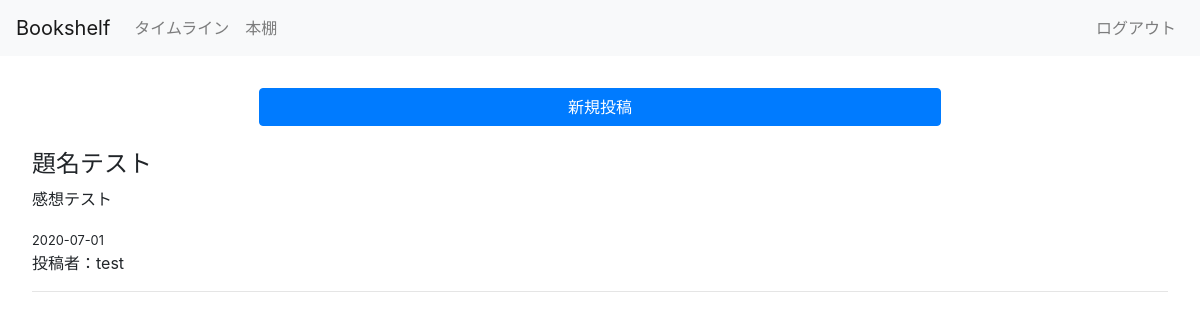
/post/ (signed in), run on an earlier commit of the app's database.
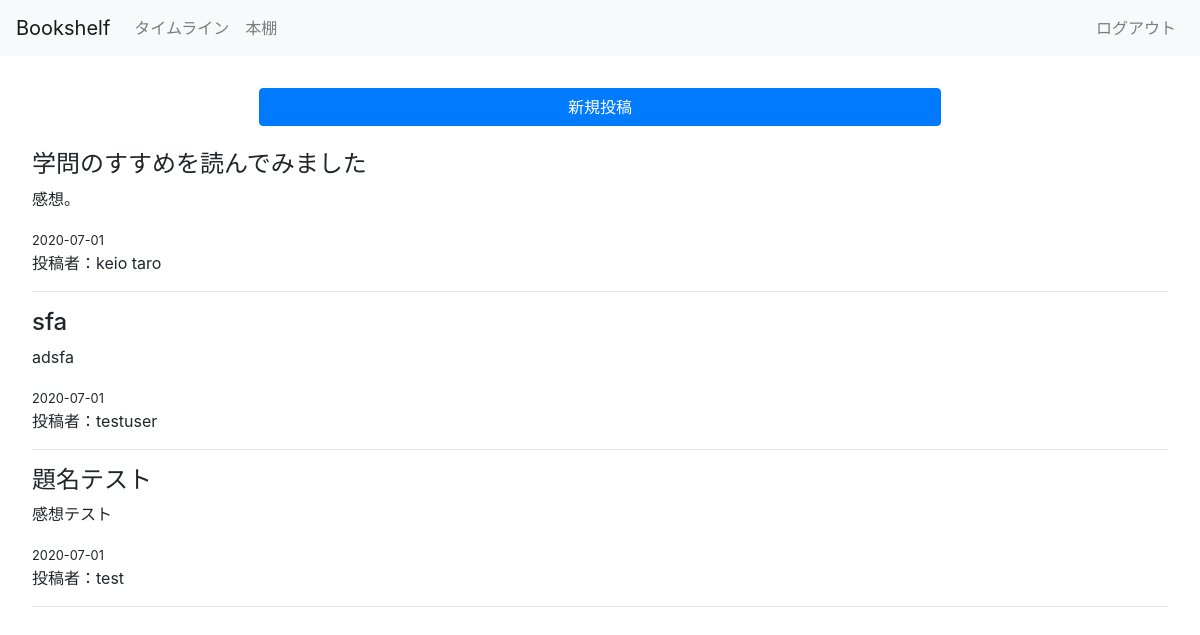
And on a later commit of the database.
### main.py (models this page shows, shortened)
class Post(db.Model):
    id = db.Column(db.Integer, primary_key=True)
    title = db.Column(db.String(100), nullable=False)
    date_posted = db.Column(db.DateTime, nullable=False,
                            default=datetime.utcnow)
    content = db.Column(db.Text, nullable=False)
    user_id = db.Column(db.Integer, db.ForeignKey(
        'user.id'), nullable=False)  # lower case for table name

class User(db.Model, UserMixin):
    id = db.Column(db.Integer, primary_key=True)
    username = db.Column(db.String(20), unique=True, nullable=False)
    password = db.Column(db.String(60), nullable=False)
    posts = db.relationship('Post', backref='author', lazy=True)
    books = db.relationship('Book', backref='author', lazy=True)

### main.py (the view)
@ app.route("/post/")
@login_required
def post():
    Posts = Post.query.order_by(desc(Post.date_posted)).all()
    return render_template("post.html", Posts=Posts)

### main.py (called while the page is built)
@login_manager.user_loader
def load_user(user_id):
    return User.query.get(int(user_id))

### templates/post.html (shortened to what this page needs)
{% extends "base.html" %}
{% block head %} <title>post</title>
<link rel="stylesheet" href="{{url_for('static',filename = 'main.css')}}">{% endblock %}
{% block body %}
<main>
    <a class="btn btn-primary d-flex justify-content-center add" href="{{ url_for('create_post') }}">新規投稿</a>
    <br>
    {% for post in Posts %}
    <h4>{{post.title}}</h4>
    <p>{{post.content}}</p>
    <small>{{post.date_posted.strftime('%Y-%m-%d')}}</small>
    <p>投稿者：{{post.author.username}}</p>
    <hr>
    {% endfor %}
</main>
{% endblock %}

### templates/base.html (shortened to what this page needs)
<!DOCTYPE html>
<html lang="ja">
<head>
    <link rel="stylesheet" href="https://stackpath.bootstrapcdn.com/bootstrap/4.5.0/css/bootstrap.min.css"
>
    {% block head %}{% endblock %}
</head>
<body>
    {% include 'navbar.html' %}
    {% block body %}{% endblock %}
</body>
</html>

### templates/navbar.html (shortened to what this page needs)
<nav class="navbar navbar-expand-lg navbar-light bg-light">
  <a class="navbar-brand" href="{{ url_for('home') }}">Bookshelf</a>
  <div class="collapse navbar-collapse" id="navbarNavAltMarkup">
    <div class="navbar-nav ml-auto w-100">
      {% if current_user.is_authenticated %}
      <a class="nav-item nav-link" href="{{ url_for('post') }}">タイムライン</a>
      <a class="nav-item nav-link" href="{{ url_for('bookshelf')}}">本棚</a>
      {% endif %}
    </div>
    <div class="navbar-nav ml-auto w-100 justify-content-end">
      {% if current_user.is_authenticated %}
      <a class="nav-item nav-link" href="{{ url_for('logout') }}">ログアウト</a>
      {% else %}
      <a class="nav-item nav-link" href="{{ url_for('login') }}">ログイン</a>
      <a class="nav-item nav-link" href="{{ url_for('register')}}">新規登録</a>
      {% endif %} </div>
  </div>
</nav>

### static/main.css (style rules this page uses)
main { padding: 2rem; }
.add { margin-left: 20%; margin-right: 20%; }

What changed in the data, as far as the page shows it:
added Post: title "学問のすすめを読んでみました", content "感想。", date_posted "2020-07-01", author.username "keio taro"
added Post: title "sfa", content "adsfa", date_posted "2020-07-01", author.username "testuser"
